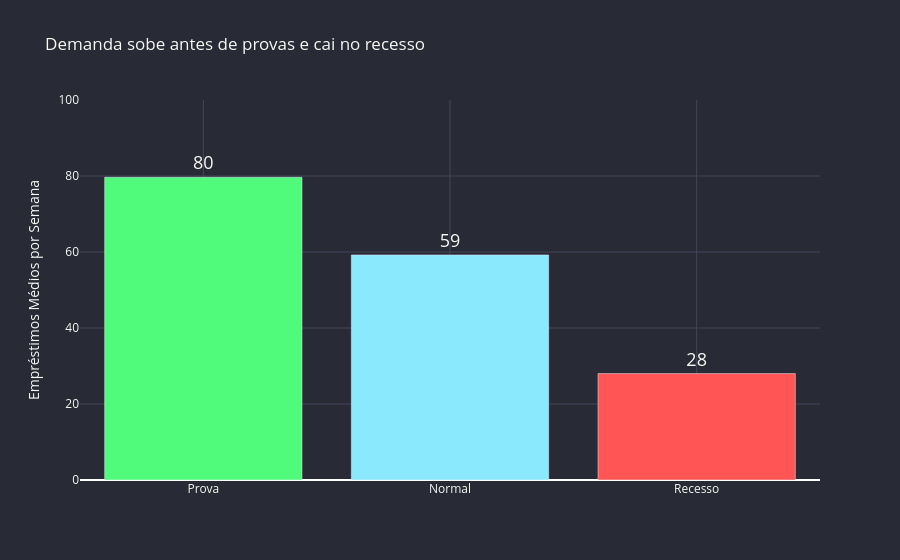

Source (notebook cell):
### Markdown cell above
**Interpretação:** O gráfico mostra um padrão claro — os empréstimos sobem nas semanas
que antecedem provas (pontos verdes) e caem drasticamente durante o recesso (pontos vermelhos).
A semana de menor demanda foi a semana de 20/abril com apenas 21 empréstimos.

### 4.2 Comparação por tipo de período

Para quantificar a diferença, vamos comparar a média de empréstimos por tipo de período.

### Code cell
resumo = df.groupby("periodo")["emprestimos"].mean().reset_index()
resumo.columns = ["Período", "Média Semanal"]
resumo = resumo.sort_values("Média Semanal", ascending=False)

cores = [cores_periodo[p] for p in resumo["Período"]]

fig2 = go.Figure(go.Bar(
    x=resumo["Período"],
    y=resumo["Média Semanal"],
    marker_color=cores,
    text=resumo["Média Semanal"].round(0).astype(int).astype(str),
    textposition="outside",
    textfont=dict(color="#f8f8f2", size=18),
))

fig2.update_layout(
    title="Demanda sobe antes de provas e cai no recesso",
    yaxis_title="Empréstimos Médios por Semana",
    paper_bgcolor="#282a36",
    plot_bgcolor="#282a36",
    font=dict(color="#f8f8f2"),
    xaxis=dict(gridcolor="#44475a"),
    yaxis=dict(gridcolor="#44475a", range=[0, 100]),
    showlegend=False,
)
fig2.show()

### Figure 1 — Plotly figure (JSON) as saved in the notebook; plotly's stock layout.template omitted (floating-point values rounded to 4 significant figures)
{"data": [{"marker": {"color": ["#50fa7b", "#8be9fd", "#ff5555"]}, "text": ["80", "59", "28"], "textfont": {"color": "#f8f8f2", "size": 18}, "textposition": "outside", "type": "bar", "x": ["Prova", "Normal", "Recesso"], "y": [79.67, 59.22, 28.0]}], "layout": {"font": {"color": "#f8f8f2"}, "paper_bgcolor": "#282a36", "plot_bgcolor": "#282a36", "showlegend": false, "title": {"text": "Demanda sobe antes de provas e cai no recesso"}, "xaxis": {"gridcolor": "#44475a"}, "yaxis": {"gridcolor": "#44475a", "range": [0, 100], "title": {"text": "Empréstimos Médios por Semana"}}}}
